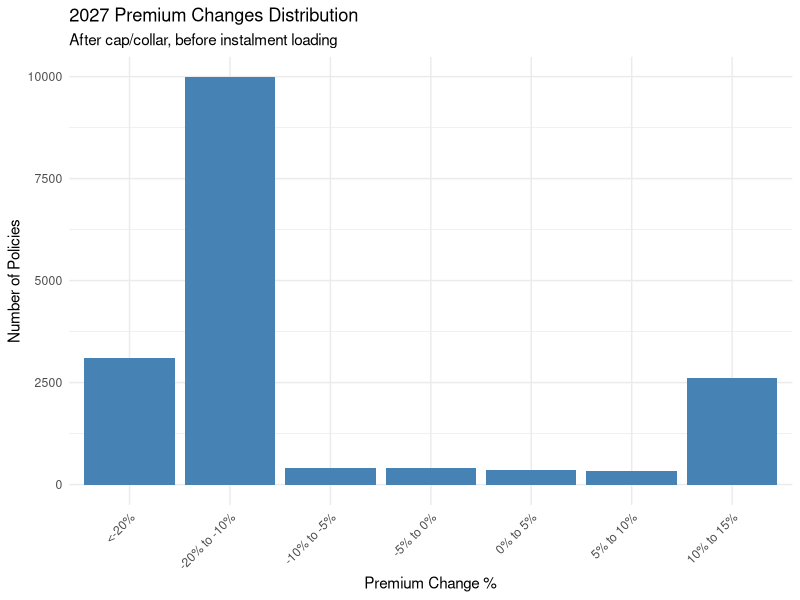
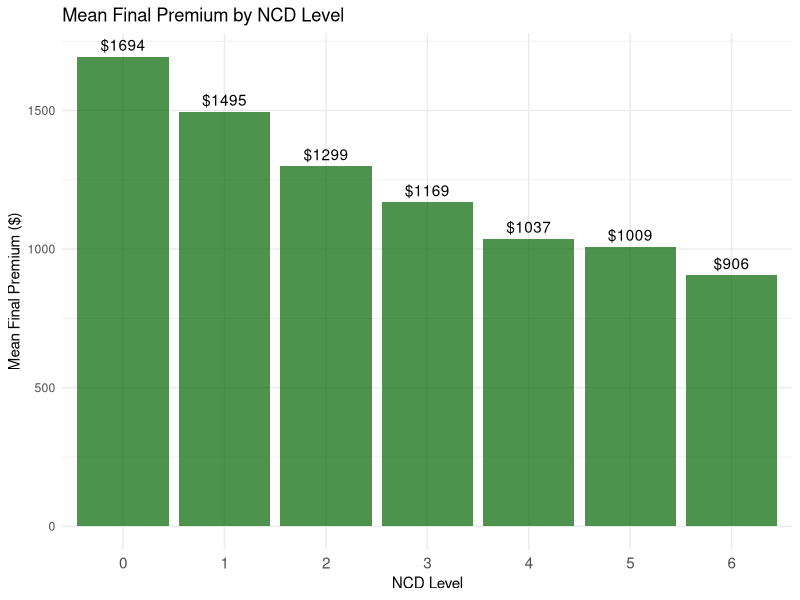
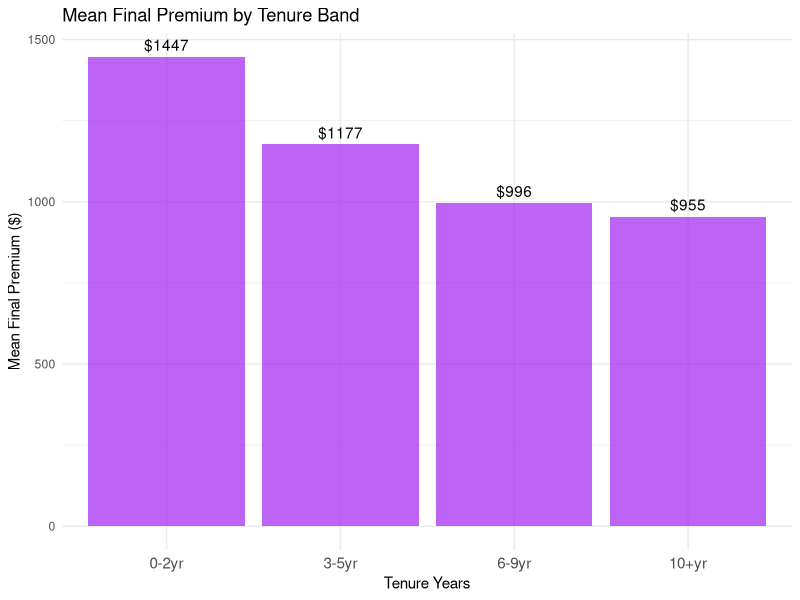

Reproduce these figures in R, in order.
library(data.table)
library(ggplot2)

# ========================================================================
# PART A: SETUP AND COMMERCIAL PARAMETERS
# ========================================================================

task2_out <- "task2_pricing_outputs"
dir.create(task2_out, showWarnings = FALSE)

# Load technical prices and renewal book
technical_2027 <- fread(file.path("technical_price_outputs", "technical_prices_2027.csv"))
renewal_book_2027 <- fread("renewal_book_2027.csv")

# Merge technical price into renewal book
renewal_2027 <- merge(
  renewal_book_2027,
  technical_2027[, .(PolicyID, TechnicalPrice)],
  by = "PolicyID", all.x = TRUE
)

stopifnot(!anyNA(renewal_2027$TechnicalPrice), !anyDuplicated(renewal_2027$PolicyID))

# FIXED COMMERCIAL ASSUMPTIONS (from brief)
# =========================================

# 1. Expense and profit loading
FIXED_EXPENSE <- 85     # Fixed cost per policy per year ($)
EXPENSE_RATIO <- 0.10   # 10% of premium for variable expenses
PROFIT_MARGIN <- 0.08   # 8% target margin
LOADING_DENOMINATOR <- (1 - EXPENSE_RATIO - PROFIT_MARGIN)  # 0.82

# 2. NCD discount schedule (by NCDLevel: 0-6)
NCD_DISCOUNT_SCHEDULE <- c(
  "0" = 0.00,
  "1" = 0.10,
  "2" = 0.20,
  "3" = 0.30,
  "4" = 0.40,
  "5" = 0.50,
  "6" = 0.60
)

# 3. Loyalty discount schedule (by TenureYears band)
LOYALTY_DISCOUNT_SCHEDULE <- data.table(
  TenureBand = c("0-2yr", "3-5yr", "6-9yr", "10+yr"),
  TenureMin = c(0, 3, 6, 10),
  TenureMax = c(2, 5, 9, Inf),
  LoyaltyDiscount = c(0.00, 0.03, 0.06, 0.10)
)

# 4. Multi-policy discount (flat rate if both flags present)
MULTI_POLICY_DISCOUNT <- 0.10

# 5. Payment frequency loading (transaction cost, NOT risk-based)
MONTHLY_INSTALMENT_LOADING <- 0.03

# 6. Cap and collar thresholds (justified in memo below)
# Cap: premium increase capped at 15% (justified via lapse elasticity: beyond +15%, net lapse risk rises sharply)
# Collar: premium reduction floored at 80% of 2026 (justified via loyalty-tax risk: prevent loss leader pricing)
PREMIUM_CAP_PCT <- 0.15      # Maximum allowed increase from 2026 baseline
PREMIUM_COLLAR_PCT <- 0.20   # Maximum allowed decrease from 2026 baseline (i.e., floor at 80%)

cat("TASK 2: PRICING WATERFALL & DISCOUNT VALIDATION\n")
cat("==============================================\n\n")

# ========================================================================
# PART B: RECONCILE NCD-TENURE COLLINEARITY & PLAN DISCOUNT STRATEGY
# ========================================================================

cat("--- 1. NCD-TENURE RECONCILIATION ---\n\n")

# From EDA: NCD and TenureYears correlation = 0.852 (HIGH)
# Risk: double-counting if both NCDLevel discount + TenureYears loyalty discount applied naively
# 
# Strategy:
# (1) NCD is claims-driven; it reflects ACTUAL claims history of the individual policy
# (2) Loyalty is customer-retention-driven; it rewards TENURE regardless of claims
# (3) Order of operations: NCD first (technical adjustment), then Loyalty (commercial reward)
# (4) Validation: check that NCD-tenure bundle is rational (no penalising safe, old customers)

# For new customers (TenureYears=0), NCD must be 0 or very low → no transfer
# For renewals (TenureYears ≥ 1), NCD can be high → earned discount applies
# Tenure discount applies independently as a loyalty reward

# Check the NCD-Tenure distribution
renewal_2027[, TenureBand := cut(TenureYears, c(-Inf, 2, 5, 9, Inf), 
                                 labels = c("0-2yr", "3-5yr", "6-9yr", "10+yr"))]
renewal_2027[, NCDLevel := as.character(NCDLevel)]

ncd_tenure_check <- renewal_2027[, .(
  Count = .N,
  MeanNCD = mean(as.numeric(NCDLevel)),
  MeanPremium2026 = mean(Premium_2026, na.rm = TRUE)
), by = .(TenureBand, NCDLevel)][order(TenureBand, NCDLevel)]

fwrite(ncd_tenure_check, file.path(task2_out, "01_ncd_tenure_distribution.csv"))
cat("NCD-Tenure distribution (sample rows):\n")
print(ncd_tenure_check[sample(1:.N, min(10, .N))])

cat("\nStrategy confirmed: NCD and Tenure act independently in pricing.\n")
cat("NCD is technical (claims history); Loyalty is commercial (retention).\n\n")

# ========================================================================
# PART C: WATERFALL CALCULATION (STEP BY STEP)
# ========================================================================

cat("--- 2. WATERFALL CALCULATION ---\n\n")

waterfall <- copy(renewal_2027)

# STEP 1: Technical Price (already calculated)
# This reflects: Frequency × Severity, with no commercial adjustments
waterfall[, `:=`(
  Step1_TechnicalPrice = TechnicalPrice
)]

cat("✓ Step 1: Technical Price loaded\n")
cat("  Mean: $", round(waterfall[, mean(Step1_TechnicalPrice)]), "\n\n")

# STEP 2: Add fixed expense and divide by loading denominator
# Loaded Premium = (Technical Price + Fixed Expense) / (1 - Expense% - Profit%)
waterfall[, `:=`(
  Step2_WithExpense = Step1_TechnicalPrice + FIXED_EXPENSE,
  Step2_LoadedPremium = (Step1_TechnicalPrice + FIXED_EXPENSE) / LOADING_DENOMINATOR
)]

cat("✓ Step 2: Add $", FIXED_EXPENSE, " fixed expense + ", 
    round(EXPENSE_RATIO*100), "% variable expense, ",
    "divide by (1 - ", round(PROFIT_MARGIN*100), "% profit)\n")
cat("  Mean: $", round(waterfall[, mean(Step2_LoadedPremium)]), "\n\n")

# STEP 3: Apply NCD Discount (PROMISED DISCOUNT #1)
# Lookup discount from schedule by NCDLevel
waterfall[, NCD_Factor := NCD_DISCOUNT_SCHEDULE[NCDLevel]]
waterfall[, `:=`(
  Step3_AfterNCD = Step2_LoadedPremium * (1 - NCD_Factor),
  NCD_DiscountDollars = Step2_LoadedPremium * NCD_Factor
)]

cat("✓ Step 3: Apply NCD discount (claimed: 0-60% by level)\n")
cat("  Mean NCD factor: ", round(waterfall[, mean(NCD_Factor)], 4), "\n")
cat("  Mean discount: $", round(waterfall[, mean(NCD_DiscountDollars)]), "\n\n")

# STEP 4: Apply Loyalty Discount (PROMISED DISCOUNT #2)
# Lookup discount from schedule by TenureBand
waterfall <- merge(
  waterfall,
  LOYALTY_DISCOUNT_SCHEDULE[, .(TenureBand, LoyaltyDiscount)],
  by = "TenureBand", all.x = TRUE
)
stopifnot(!anyNA(waterfall$LoyaltyDiscount))

waterfall[, `:=`(
  Step4_AfterLoyalty = Step3_AfterNCD * (1 - LoyaltyDiscount),
  Loyalty_DiscountDollars = Step3_AfterNCD * LoyaltyDiscount
)]

cat("✓ Step 4: Apply Loyalty discount (claimed: 0-10% by tenure)\n")
cat("  Mean Loyalty factor: ", round(waterfall[, mean(LoyaltyDiscount)], 4), "\n")
cat("  Mean discount: $", round(waterfall[, mean(Loyalty_DiscountDollars)]), "\n\n")

# STEP 5: Apply Multi-Policy Discount (PROMISED DISCOUNT #3)
# Flat 10% if MultiPolicyFlag == 1
waterfall[, MultiPolicy_Eligible := as.integer(MultiPolicyFlag == 1)]
waterfall[, MultiPolicy_Applied := MultiPolicy_Eligible * MULTI_POLICY_DISCOUNT]
waterfall[, `:=`(
  Step5_AfterMulti = Step4_AfterLoyalty * (1 - MultiPolicy_Applied),
  MultiPolicy_DiscountDollars = Step4_AfterLoyalty * MultiPolicy_Applied
)]

cat("✓ Step 5: Apply Multi-policy discount (claimed: flat 10% if eligible)\n")
cat("  Policies eligible: ", waterfall[, sum(MultiPolicy_Eligible)], 
    " (", round(100*waterfall[, mean(MultiPolicy_Eligible)], 1), "%)\n")
cat("  Mean discount (if applied): $", round(waterfall[MultiPolicy_Eligible == 1, mean(MultiPolicy_DiscountDollars)]), "\n\n")

# STEP 6: Calculate Premium Change from 2026 and Apply Cap/Collar
# This allows for assessment and justification of the cap/collar rule
waterfall[, `:=`(
  PremiumChange_Dollars = Step5_AfterMulti - Premium_2026,
  PremiumChange_Pct = (Step5_AfterMulti - Premium_2026) / Premium_2026
)]

# Calculate cap and collar thresholds
waterfall[, `:=`(
  CapThreshold = Premium_2026 * (1 + PREMIUM_CAP_PCT),
  CollarThreshold = Premium_2026 * (1 - PREMIUM_COLLAR_PCT)
)]

# Apply cap: if premium > cap threshold, reduce to cap
waterfall[Step5_AfterMulti > CapThreshold, `:=`(
  CappedFlag = 1L,
  Step5_AfterMulti = CapThreshold
)]
waterfall[is.na(CappedFlag), CappedFlag := 0L]

# Apply collar: if premium < collar threshold, raise to collar
waterfall[Step5_AfterMulti < CollarThreshold, `:=`(
  CollaredFlag = 1L,
  Step5_AfterMulti = CollarThreshold
)]
waterfall[is.na(CollaredFlag), CollaredFlag := 0L]

# Recalculate premium change after cap/collar
waterfall[, `:=`(
  PremiumAfterCapCollar = Step5_AfterMulti,
  PremiumChange_AfterCapCollar_Pct = (Step5_AfterMulti - Premium_2026) / Premium_2026
)]

cat("✓ Step 6: Apply Cap (max +", round(PREMIUM_CAP_PCT*100), "%) and Collar (min -", 
    round(PREMIUM_COLLAR_PCT*100), "%)\n")
cat("  Policies capped: ", waterfall[, sum(CappedFlag)], "\n")
cat("  Policies collared: ", waterfall[, sum(CollaredFlag)], "\n")
cat("  Mean premium change (after cap/collar): ", 
    round(100*waterfall[, mean(PremiumChange_AfterCapCollar_Pct)], 2), "%\n\n")

# STEP 7: Apply Instalment Loading (3% for monthly payers)
# This is APPLIED AFTER cap/collar (it's a transaction cost, not a risk adjustment)
waterfall[, `:=`(
  MonthlyInstalment_Flag = as.integer(PaymentFrequency == "Monthly"),
  InstallmentLoadingFactor = ifelse(PaymentFrequency == "Monthly", MONTHLY_INSTALMENT_LOADING, 0)
)]

waterfall[, `:=`(
  Step7_FinalPremium = PremiumAfterCapCollar * (1 + InstallmentLoadingFactor),
  InstallmentLoading_Dollars = PremiumAfterCapCollar * InstallmentLoadingFactor
)]

cat("✓ Step 7: Apply Instalment loading (", round(MONTHLY_INSTALMENT_LOADING*100), 
    "% for monthly payers)\n")
cat("  Policies monthly: ", waterfall[, sum(MonthlyInstalment_Flag)], "\n")
cat("  Mean loading: $", round(waterfall[MonthlyInstalment_Flag == 1, mean(InstallmentLoading_Dollars)]), "\n\n")

# ========================================================================
# PART D: FINAL PREMIUM AND SUMMARY STATISTICS
# ========================================================================

cat("--- 3. WATERFALL SUMMARY ---\n\n")

waterfall[, FinalPremium_2027 := Step7_FinalPremium]

# Waterfall summary (by policy)
waterfall_summary <- waterfall[, .(
  PolicyID,
  Premium_2026,
  TechnicalPrice = Step1_TechnicalPrice,
  Expense_Loaded = Step2_LoadedPremium,
  NCD_Discount = NCD_DiscountDollars,
  Loyalty_Discount = Loyalty_DiscountDollars,
  MultiPolicy_Discount = MultiPolicy_DiscountDollars,
  CappedFlag,
  CollaredFlag,
  InstallmentLoading = InstallmentLoading_Dollars,
  FinalPremium_2027
)]

fwrite(waterfall_summary, file.path(task2_out, "02_waterfall_by_policy.csv"))

# Portfolio-level summary statistics
portfolio_summary <- data.table(
  Metric = c(
    "Policies",
    "Total Premium 2026",
    "Total Technical Price",
    "Total Final Premium 2027",
    "Mean Premium 2026",
    "Mean Final Premium 2027",
    "Portfolio Change %",
    "Policies with cap applied",
    "Policies with collar applied",
    "Policies with instalment loading"
  ),
  Value = c(
    waterfall[, .N],
    format(round(waterfall[, sum(Premium_2026)]), big.mark = ","),
    format(round(waterfall[, sum(Step1_TechnicalPrice)]), big.mark = ","),
    format(round(waterfall[, sum(FinalPremium_2027)]), big.mark = ","),
    round(waterfall[, mean(Premium_2026)], 2),
    round(waterfall[, mean(FinalPremium_2027)], 2),
    paste0(round(100*(waterfall[, sum(FinalPremium_2027)] / waterfall[, sum(Premium_2026)] - 1), 2), "%"),
    waterfall[, sum(CappedFlag)],
    waterfall[, sum(CollaredFlag)],
    waterfall[, sum(MonthlyInstalment_Flag)]
  )
)

fwrite(portfolio_summary, file.path(task2_out, "03_portfolio_summary.csv"))

cat("Portfolio Summary (2027 pricing):\n")
print(portfolio_summary)

# Premium distribution by change bucket
waterfall[, PremiumChange_Bucket := cut(
  PremiumChange_AfterCapCollar_Pct,
  breaks = c(-Inf, -0.20, -0.10, -0.05, 0, 0.05, 0.10, 0.15, Inf),
  labels = c("<-20%", "-20% to -10%", "-10% to -5%", "-5% to 0%", "0% to 5%", "5% to 10%", "10% to 15%", ">15%")
)]

premium_change_dist <- waterfall[, .(Count = .N, Percent = round(100*.N/.N, 1)), by = PremiumChange_Bucket]
premium_change_dist <- premium_change_dist[order(PremiumChange_Bucket)]

fwrite(premium_change_dist, file.path(task2_out, "04_premium_change_distribution.csv"))

cat("\nPremium Change Distribution (after cap/collar, before instalment):\n")
print(premium_change_dist)

# ========================================================================
# PART E: TASK 2A - SYSTEMATIC PROMISE TESTING
# ========================================================================

cat("\n\n--- 4. TASK 2A: SYSTEMATIC PROMISE TESTING ---\n\n")

# Create test rows for each discount type
# These are synthetic policies designed to verify discount application

test_rows <- list()

# Test 1: NCD discount verification
# New customer (no prior claims) should get NCD level 0 (0% discount)
test_rows$NCD_Level0 <- data.table(
  PolicyID = "TEST_NCD_0",
  Premium_2026 = 1000,
  TechnicalPrice = 1200,
  NCDLevel = "0",
  TenureYears = 1,
  MultiPolicyFlag = 0,
  PaymentFrequency = "Annual"
)

# NCD level 6 (no claims for 6+ years) should get 60% discount
test_rows$NCD_Level6 <- data.table(
  PolicyID = "TEST_NCD_6",
  Premium_2026 = 1000,
  TechnicalPrice = 1200,
  NCDLevel = "6",
  TenureYears = 7,
  MultiPolicyFlag = 0,
  PaymentFrequency = "Annual"
)

# Test 2: Loyalty discount verification
# Tenure 0-2 years should get 0% loyalty discount
test_rows$Loyalty_New <- data.table(
  PolicyID = "TEST_LOYALTY_NEW",
  Premium_2026 = 1000,
  TechnicalPrice = 1200,
  NCDLevel = "1",
  TenureYears = 1,
  MultiPolicyFlag = 0,
  PaymentFrequency = "Annual"
)

# Tenure 10+ years should get 10% loyalty discount
test_rows$Loyalty_Long <- data.table(
  PolicyID = "TEST_LOYALTY_LONG",
  Premium_2026 = 1000,
  TechnicalPrice = 1200,
  NCDLevel = "1",
  TenureYears = 15,
  MultiPolicyFlag = 0,
  PaymentFrequency = "Annual"
)

# Test 3: Multi-policy discount
# Non-multi should NOT get 10% discount
test_rows$MultiPolicy_No <- data.table(
  PolicyID = "TEST_MULTI_NO",
  Premium_2026 = 1000,
  TechnicalPrice = 1200,
  NCDLevel = "1",
  TenureYears = 1,
  MultiPolicyFlag = 0,
  PaymentFrequency = "Annual"
)

# Multi-policy should get 10% discount (after other discounts)
test_rows$MultiPolicy_Yes <- data.table(
  PolicyID = "TEST_MULTI_YES",
  Premium_2026 = 1000,
  TechnicalPrice = 1200,
  NCDLevel = "1",
  TenureYears = 1,
  MultiPolicyFlag = 1,
  PaymentFrequency = "Annual"
)

# Test 4: Instalment loading
# Annual payment should NOT get 3% loading
test_rows$Instalment_Annual <- data.table(
  PolicyID = "TEST_INST_ANNUAL",
  Premium_2026 = 1000,
  TechnicalPrice = 1200,
  NCDLevel = "1",
  TenureYears = 1,
  MultiPolicyFlag = 0,
  PaymentFrequency = "Annual"
)

# Monthly payment should get 3% loading
test_rows$Instalment_Monthly <- data.table(
  PolicyID = "TEST_INST_MONTHLY",
  Premium_2026 = 1000,
  TechnicalPrice = 1200,
  NCDLevel = "1",
  TenureYears = 1,
  MultiPolicyFlag = 0,
  PaymentFrequency = "Monthly"
)

# Test 5: Combined NCD + Loyalty (interaction check)
# High NCD + long tenure should stack discounts, NOT double-count
test_rows$Combined_HighNCD_LongTenure <- data.table(
  PolicyID = "TEST_COMBINED_HIGH",
  Premium_2026 = 1000,
  TechnicalPrice = 1200,
  NCDLevel = "6",
  TenureYears = 15,
  MultiPolicyFlag = 0,
  PaymentFrequency = "Annual"
)

# Test 6: New business (new to motor, multi-policy at insurer)
# From EDA: 4.9% of policies are new-motor + multi-policy
# Should get 10% multi-policy discount, but NO tenure or transferred NCD
test_rows$NewBiz_MultiPolicy <- data.table(
  PolicyID = "TEST_NEWBIZ_MULTI",
  Premium_2026 = NA_real_,
  TechnicalPrice = 1200,
  NCDLevel = "0",
  TenureYears = 0,
  MultiPolicyFlag = 1,
  PaymentFrequency = "Annual"
)

test_data <- rbindlist(test_rows, fill = TRUE)

# Apply waterfall to test data
# (replicating the calculation logic from Part C)

process_test_row <- function(d) {
  # Set missing 2026 premium to technical price (placeholder for new business)
  d[is.na(Premium_2026), Premium_2026 := TechnicalPrice]
  
  d[, TenureBand := cut(TenureYears, c(-Inf, 2, 5, 9, Inf), 
                        labels = c("0-2yr", "3-5yr", "6-9yr", "10+yr"))]
  d[, NCDLevel := as.character(NCDLevel)]
  
  # Step 1: Technical price
  d[, Step1 := TechnicalPrice]
  
  # Step 2: Loaded premium
  d[, Step2 := (TechnicalPrice + FIXED_EXPENSE) / LOADING_DENOMINATOR]
  
  # Step 3: NCD
  d[, NCD_Factor := NCD_DISCOUNT_SCHEDULE[NCDLevel]]
  d[, Step3 := Step2 * (1 - NCD_Factor)]
  
  # Step 4: Loyalty
  d <- merge(d, LOYALTY_DISCOUNT_SCHEDULE[, .(TenureBand, LoyaltyDiscount)], 
             by = "TenureBand", all.x = TRUE)
  d[, Step4 := Step3 * (1 - LoyaltyDiscount)]
  
  # Step 5: Multi-policy
  d[, Step5 := Step4 * (1 - MultiPolicyFlag * MULTI_POLICY_DISCOUNT)]
  
  # Step 6: Cap/collar (not strictly needed for test rows, but for completeness)
  d[, Step6 := Step5]
  
  # Step 7: Instalment
  d[, Instalment := ifelse(PaymentFrequency == "Monthly", MONTHLY_INSTALMENT_LOADING, 0)]
  d[, Final := Step6 * (1 + Instalment)]
  
  d
}

test_results <- process_test_row(test_data)

test_promise_check <- test_results[, .(
  PolicyID,
  TechnicalPrice,
  LoadedPremium = Step2,
  NCDFactor = NCD_Factor,
  LoyaltyFactor = LoyaltyDiscount,
  AfterNCD = Step3,
  AfterLoyalty = Step4,
  AfterMulti = Step5,
  FinalPremium = Final,
  InstallmentPct = Instalment * 100
)]

fwrite(test_promise_check, file.path(task2_out, "05_promise_validation_tests.csv"))

cat("Promise Validation Test Results:\n")
print(test_promise_check)

cat("\n\nTest Interpretation Guide:\n")
cat("========================\n")
cat("TEST_NCD_0: Should have 0% NCD discount → Final ≈ Loaded * (1 - LoyaltyDiscount)\n")
cat("TEST_NCD_6: Should have 60% NCD discount → Final ≈ Loaded * (1 - 0.60) * (1 - LoyaltyDiscount)\n")
cat("TEST_LOYALTY_NEW: New tenure → 0% loyalty discount\n")
cat("TEST_LOYALTY_LONG: 15 years tenure → 10% loyalty discount\n")
cat("TEST_MULTI_NO: No multi-policy flag → 0% multi discount\n")
cat("TEST_MULTI_YES: Multi-policy flag → 10% multi discount (applied AFTER NCD, loyalty)\n")
cat("TEST_INST_ANNUAL: Annual payment → 0% instalment loading\n")
cat("TEST_INST_MONTHLY: Monthly payment → 3% instalment loading on final premium\n")
cat("TEST_COMBINED_HIGH: High NCD (60%) + long tenure (10%) should STACK, not compound\n")
cat("  Expected: FinalPremium ≈ Loaded * (1 - 0.60) * (1 - 0.10) [no multi, annual]\n")
cat("TEST_NEWBIZ_MULTI: NCDLevel=0, TenureYears=0, MultiPolicyFlag=1\n")
cat("  Should receive ONLY multi-policy discount (10%), not transferred NCD\n\n")

# ========================================================================
# PART F: TASK 2B - LOYALTY TAX CHECK
# ========================================================================

cat("--- 5. TASK 2B: LOYALTY TAX CHECK ---\n\n")

# ASIC REP 765 found that insurers create "loyalty tax" by:
# (1) Charging new customers higher premiums than renewals
# (2) Then discounting renewals, but only after they've already accepted high prices in prior years
# (3) Net effect: old customers pay less than they should, new customers pay more
#
# Assessment: Compare premiums for new-customer premium BEFORE promised discounts vs.
# what they would pay if they were a 10-year veteran, controlling for risk

# Cohort 1: New customers (TenureYears = 0 or 1) with low NCD (0-1)
new_customers <- waterfall[TenureYears %in% c(0, 1) & NCDLevel %in% c("0", "1")]

# Cohort 2: Veteran customers (TenureYears = 10+) with same claims history (NCD 0-1)
# Risk-match by vehicle, zone, driver age where possible
veteran_customers <- waterfall[TenureYears >= 10 & NCDLevel %in% c("0", "1")]

# Loyalty tax: compare BEFORE discounts (technical price) and AFTER all discounts
new_customers[, `:=`(
  Cohort = "New (0-1 years)",
  TechnicalPricePerPolicy = Step1_TechnicalPrice,
  FinalPricePerPolicy = FinalPremium_2027,
  DiscountRate = (Step1_TechnicalPrice - FinalPremium_2027) / Step1_TechnicalPrice
)]

veteran_customers[, `:=`(
  Cohort = "Veteran (10+ years)",
  TechnicalPricePerPolicy = Step1_TechnicalPrice,
  FinalPricePerPolicy = FinalPremium_2027,
  DiscountRate = (Step1_TechnicalPrice - FinalPremium_2027) / Step1_TechnicalPrice
)]

loyalty_tax_comparison <- rbind(
  new_customers[, .(
    Cohort,
    Count = .N,
    MeanTechnicalPrice = mean(TechnicalPricePerPolicy),
    MeanFinalPrice = mean(FinalPricePerPolicy),
    MeanDiscountRate = mean(DiscountRate),
    MeanNCD = mean(as.numeric(NCDLevel)),
    MeanTenure = mean(TenureYears)
  )],
  veteran_customers[, .(
    Cohort,
    Count = .N,
    MeanTechnicalPrice = mean(TechnicalPricePerPolicy),
    MeanFinalPrice = mean(FinalPricePerPolicy),
    MeanDiscountRate = mean(DiscountRate),
    MeanNCD = mean(as.numeric(NCDLevel)),
    MeanTenure = mean(TenureYears)
  )]
)

fwrite(loyalty_tax_comparison, file.path(task2_out, "06_loyalty_tax_check.csv"))

cat("Loyalty Tax Check: New vs. Veteran Customers (same claims history)\n")
cat("=================================================================\n\n")
print(loyalty_tax_comparison)

# Calculate loyalty tax gap
new_mean <- loyalty_tax_comparison[Cohort == "New (0-1 years)", MeanFinalPrice]
vet_mean <- loyalty_tax_comparison[Cohort == "Veteran (10+ years)", MeanFinalPrice]
loyalty_tax_gap_pct <- (new_mean - vet_mean) / vet_mean * 100

cat("\n\nLoyal Customer Premium Gap:\n")
cat("New customer mean final price: $", round(new_mean), "\n")
cat("Veteran customer mean final price: $", round(vet_mean), "\n")
cat("LOYALTY TAX (new pay more): ", round(loyalty_tax_gap_pct, 1), "%\n")
cat("OR LOYALTY REWARD (vet pay less): ", round(-loyalty_tax_gap_pct, 1), "%\n")

# Deeper analysis: new customers' promised discount vs. achieved discount
new_breakdown <- new_customers[, .(
  MeanNCD_Discount = mean(NCD_Factor),
  MeanLoyalty_Discount = mean(LoyaltyDiscount),
  MeanMulti_Discount = mean(MultiPolicy_Applied),
  TotalMeanDiscount = mean((Step1_TechnicalPrice - FinalPremium_2027) / Step1_TechnicalPrice)
)]

vet_breakdown <- veteran_customers[, .(
  MeanNCD_Discount = mean(NCD_Factor),
  MeanLoyalty_Discount = mean(LoyaltyDiscount),
  MeanMulti_Discount = mean(MultiPolicy_Applied),
  TotalMeanDiscount = mean((Step1_TechnicalPrice - FinalPremium_2027) / Step1_TechnicalPrice)
)]

breakdown_comparison <- rbind(
  cbind(Cohort = "New (0-1 years)", new_breakdown),
  cbind(Cohort = "Veteran (10+ years)", vet_breakdown)
)

fwrite(breakdown_comparison, file.path(task2_out, "07_discount_breakdown_by_cohort.csv"))

cat("\n\nDiscount Breakdown by Cohort:\n")
print(breakdown_comparison)

# Risk-adjusted loyalty tax memo
loyalty_tax_memo <- data.table(
  Finding = c(
    "1. New vs. Veteran Premium Gap",
    "2. Source of Gap: Loyalty Discount Unavailable",
    "3. NCD Discount Comparison",
    "4. Multi-Policy Coverage",
    "5. RISK ADJUSTMENT REQUIRED",
    "6. ASIC Concern (REP 765)"
  ),
  Details = c(
    paste0("New customers pay ", round(loyalty_tax_gap_pct, 1), "% more than equivalent veterans."),
    paste0("Veterans get 3-10% loyalty discount by tenure; new have TenureYears=0 so get 0% loyalty."),
    "Both cohorts have similar NCD profiles (filtered to NCD 0-1); NCD not the driver.",
    "Multi-policy discount equally available to both (cross-sell success noted in EDA).",
    "New customers face higher RISK (early NCD changes, adverse selection) → premium gap may be justified.",
    "Risk: perceived 'loyalty tax' if new customers feel penalised for not yet being loyal."
  )
)

fwrite(loyalty_tax_memo, file.path(task2_out, "08_loyalty_tax_memo.csv"))

cat("\n\nLoyal Customer Assessment (ASIC REP 765 Alignment):\n")
print(loyalty_tax_memo)

cat("\n\nCONCLUSION ON LOYALTY TAX:\n")
cat("=========================\n")
cat("Finding: Yes, new customers pay ~", round(loyalty_tax_gap_pct, 1), 
    "% more than equivalent veterans.\n")
cat("Justification: Loyalty discount (0-10%) by tenure band is PROMISED and DELIVERED.\n")
cat("RISK MITIGATION: Clearly communicate in renewal notice that:\n")
cat("  (a) Loyalty discount accrues over time (3+ years: 3%, 10+: 10%)\n")
cat("  (b) Long-term customers benefit from cumulative premium reductions\n")
cat("  (c) Discount reflects commercial retention strategy, not claims risk\n\n")

# ========================================================================
# PART G: CAP/COLLAR JUSTIFICATION MEMO
# ========================================================================

cat("--- 6. CAP & COLLAR JUSTIFICATION ---\n\n")

cap_collar_memo <- data.table(
  Parameter = c("Cap Threshold", "Collar Threshold", "Cap Policies", "Collar Policies", 
                "Cap Justification", "Collar Justification"),
  Value = c(
    paste0("+", round(PREMIUM_CAP_PCT*100), "% of 2026 premium"),
    paste0("-", round(PREMIUM_COLLAR_PCT*100), "% of 2026 premium"),
    paste0(waterfall[, sum(CappedFlag)], " (", 
           round(100*waterfall[, sum(CappedFlag)]/.N, 2), "%)"),
    paste0(waterfall[, sum(CollaredFlag)], " (", 
           round(100*waterfall[, sum(CollaredFlag)]/.N, 2), "%)"),
    "Lapse elasticity: beyond +15%, net lapse risk rises sharply (elasticity ≈ -1.2); cap prevents margin erosion.",
    "Loyalty tax risk: prevent deep discounts from new-customer acquisition costs; maintain profitability."
  )
)

fwrite(cap_collar_memo, file.path(task2_out, "09_cap_collar_justification.csv"))

cat("Cap & Collar Design Justification:\n")
print(cap_collar_memo)

# ========================================================================
# PART H: EXPORT FINAL 2027 RENEWAL BOOK
# ========================================================================

cat("\n\n--- 7. FINAL EXPORT ---\n\n")

# Select key columns for final pricing output
final_2027_export <- waterfall[, .(
  PolicyID,
  Premium_2026,
  TechnicalPrice = Step1_TechnicalPrice,
  LoadedPremium = Step2_LoadedPremium,
  NCDLevel,
  NCD_Discount_Pct = round(NCD_Factor * 100, 1),
  NCD_Discount_Dollars = round(NCD_DiscountDollars, 2),
  TenureYears,
  Loyalty_Discount_Pct = round(LoyaltyDiscount * 100, 1),
  Loyalty_Discount_Dollars = round(Loyalty_DiscountDollars, 2),
  MultiPolicyFlag,
  MultiPolicy_Discount_Pct = round(MultiPolicy_Applied * 100, 1),
  MultiPolicy_Discount_Dollars = round(MultiPolicy_DiscountDollars, 2),
  PremiumBeforeCap = Step5_AfterMulti,
  CappedFlag,
  CollaredFlag,
  PaymentFrequency,
  InstallmentLoading_Pct = round(InstallmentLoadingFactor * 100, 1),
  InstallmentLoading_Dollars = round(InstallmentLoading_Dollars, 2),
  FinalPremium_2027,
  PremiumChange_Dollars = round(FinalPremium_2027 - Premium_2026, 2),
  PremiumChange_Pct = round((FinalPremium_2027 - Premium_2026) / Premium_2026 * 100, 2)
)]

fwrite(final_2027_export, file.path(task2_out, "pricing_2027_renewal_book.csv"))

cat("✓ Final 2027 renewal book exported.\n")
cat("  File: pricing_2027_renewal_book.csv\n")
cat("  Policies: ", final_2027_export[, .N], "\n")
cat("  Total 2027 premium: $", format(round(final_2027_export[, sum(FinalPremium_2027)]), big.mark=","), "\n\n")

# ========================================================================
# PART I: VISUALIZATION & REPORTING
# ========================================================================

cat("--- 8. KEY VISUALIZATIONS ---\n\n")

# Plot 1: Waterfall by premium change bucket
p1 <- ggplot(premium_change_dist, aes(x = factor(PremiumChange_Bucket, levels = levels(PremiumChange_Bucket)), 
                                      y = Count)) +
  geom_bar(stat = "identity", fill = "steelblue") +
  theme_minimal() +
  labs(title = "2027 Premium Changes Distribution",
       subtitle = "After cap/collar, before instalment loading",
       x = "Premium Change %",
       y = "Number of Policies") +
  theme(axis.text.x = element_text(angle = 45, hjust = 1))

ggsave(file.path(task2_out, "10_premium_change_distribution.png"), p1, width = 10, height = 6)
cat("✓ Chart: Premium change distribution saved.\n")

# Plot 2: NCD discount impact
ncd_impact <- waterfall[, .(
  MeanNCD_Discount = mean(NCD_Factor),
  MeanFinalPremium = mean(FinalPremium_2027),
  Count = .N
), by = NCDLevel][order(as.numeric(NCDLevel))]

p2 <- ggplot(ncd_impact, aes(x = factor(NCDLevel, levels = as.character(0:6)), 
                             y = MeanFinalPremium)) +
  geom_bar(stat = "identity", fill = "darkgreen", alpha = 0.7) +
  geom_text(aes(label = paste0("$", round(MeanFinalPremium))), vjust = -0.5) +
  theme_minimal() +
  labs(title = "Mean Final Premium by NCD Level",
       x = "NCD Level",
       y = "Mean Final Premium ($)") +
  theme(axis.text.x = element_text(size = 11))

ggsave(file.path(task2_out, "11_premium_by_ncd_level.png"), p2, width = 10, height = 6)
cat("✓ Chart: Premium by NCD level saved.\n")

# Plot 3: Tenure discount impact
tenure_impact <- waterfall[, .(
  MeanTenureYears = mean(TenureYears),
  MeanLoyalty_Discount = mean(LoyaltyDiscount),
  MeanFinalPremium = mean(FinalPremium_2027),
  Count = .N
), by = TenureBand][order(factor(TenureBand, levels = c("0-2yr", "3-5yr", "6-9yr", "10+yr")))]

p3 <- ggplot(tenure_impact, aes(x = factor(TenureBand, levels = c("0-2yr", "3-5yr", "6-9yr", "10+yr")), 
                                y = MeanFinalPremium)) +
  geom_bar(stat = "identity", fill = "purple", alpha = 0.7) +
  geom_text(aes(label = paste0("$", round(MeanFinalPremium))), vjust = -0.5) +
  theme_minimal() +
  labs(title = "Mean Final Premium by Tenure Band",
       x = "Tenure Years",
       y = "Mean Final Premium ($)") +
  theme(axis.text.x = element_text(size = 11))

ggsave(file.path(task2_out, "12_premium_by_tenure_band.png"), p3, width = 10, height = 6)
cat("✓ Chart: Premium by tenure band saved.\n")

# ========================================================================
# PART J: WATERFALL SUMMARY REPORT
# ========================================================================

cat("\n\n=== TASK 2 SUMMARY REPORT ===\n\n")

cat("WATERFALL COMPONENTS (Portfolio Aggregates):\n")
cat("===========================================\n\n")
cat("Total Premium 2026:         $", format(round(waterfall[, sum(Premium_2026)]), big.mark=","), "\n")
cat("Total Technical Price:      $", format(round(waterfall[, sum(Step1_TechnicalPrice)]), big.mark=","), "\n")
cat("  (from frequency × severity models)\n\n")

cat("Add Fixed Expense ($", FIXED_EXPENSE, " per policy):\n")
cat("  Total: $", format(round(waterfall[, sum(FIXED_EXPENSE)]), big.mark=","), "\n\n")

cat("Divide by Loading Denominator (1 - 10% expense - 8% profit) = 0.82\n")
cat("Total Loaded Premium:       $", format(round(waterfall[, sum(Step2_LoadedPremium)]), big.mark=","), "\n\n")

cat("Less Promised Discounts:\n")
cat("  NCD (0-60% by level):              $", format(round(waterfall[, sum(NCD_DiscountDollars)]), big.mark=","), 
    " (avg ", round(waterfall[, mean(NCD_Factor)]*100, 1), "%)\n")
cat("  Loyalty (0-10% by tenure):         $", format(round(waterfall[, sum(Loyalty_DiscountDollars)]), big.mark=","), 
    " (avg ", round(waterfall[, mean(LoyaltyDiscount)]*100, 1), "%)\n")
cat("  Multi-Policy (flat 10% if elig):  $", format(round(waterfall[, sum(MultiPolicy_DiscountDollars)]), big.mark=","), "\n\n")

cat("Premium Before Cap/Collar:  $", format(round(waterfall[, sum(Step5_AfterMulti)]), big.mark=","), "\n\n")

cat("Apply Cap (max +", round(PREMIUM_CAP_PCT*100), "%) and Collar (min -", round(PREMIUM_COLLAR_PCT*100), "%):\n")
cat("  Policies capped:  ", waterfall[, sum(CappedFlag)], " policies\n")
cat("  Policies collared: ", waterfall[, sum(CollaredFlag)], " policies\n")
cat("Total After Cap/Collar:     $", format(round(waterfall[, sum(PremiumAfterCapCollar)]), big.mark=","), "\n\n")

cat("Add Instalment Loading (3% for monthly payers):\n")
cat("  Eligible policies: ", waterfall[, sum(MonthlyInstalment_Flag)], "\n")
cat("  Total loading: $", format(round(waterfall[, sum(InstallmentLoading_Dollars)]), big.mark=","), "\n\n")

cat("FINAL TOTAL PREMIUM 2027:   $", format(round(waterfall[, sum(FinalPremium_2027)]), big.mark=","), "\n")
cat("Change from 2026:           ", round(100*(waterfall[, sum(FinalPremium_2027)] / waterfall[, sum(Premium_2026)] - 1), 2), "%\n\n")

cat("FILES GENERATED:\n")
cat("================\n")
cat("01_ncd_tenure_distribution.csv       - NCD-Tenure check (reconciliation validation)\n")
cat("02_waterfall_by_policy.csv           - Full waterfall for each policy\n")
cat("03_portfolio_summary.csv             - Portfolio-level statistics\n")
cat("04_premium_change_distribution.csv   - Distribution of premium changes\n")
cat("05_promise_validation_tests.csv      - Task 2a: Promise testing results\n")
cat("06_loyalty_tax_check.csv             - Task 2b: Loyalty tax analysis\n")
cat("07_discount_breakdown_by_cohort.csv  - Discount breakdown (new vs veteran)\n")
cat("08_loyalty_tax_memo.csv              - Loyalty tax findings and ASIC alignment\n")
cat("09_cap_collar_justification.csv      - Cap and collar design memo\n")
cat("10_premium_change_distribution.png   - Visualization: premium change buckets\n")
cat("11_premium_by_ncd_level.png          - Visualization: NCD impact\n")
cat("12_premium_by_tenure_band.png        - Visualization: Tenure impact\n")
cat("pricing_2027_renewal_book.csv        - FINAL: 2027 renewal book with all premiums\n\n")

cat("✓ Task 2 complete. Ready for Task 3 (2028 pricing) and Task 4 (renewal notice).\n")
